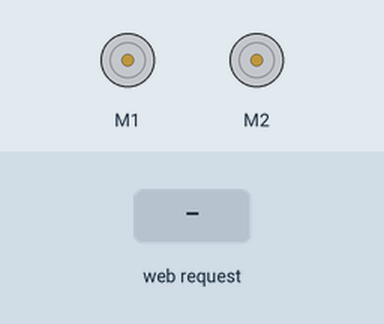
Recording of a sketch running on a simulated ESP32. Parts: 2 × DC motor (green arrow = forward, orange = backward, longer = faster). Inputs (shaded band) come from the test bench. Storage starts empty; what the sketch prints to the serial monitor is not drawn.

Above: at 1.2 s.
1.3 s: HTTP request GET /setMotors received
2.8 s: HTTP request GET /setMotors?motorState=R received
At 3.2 s:
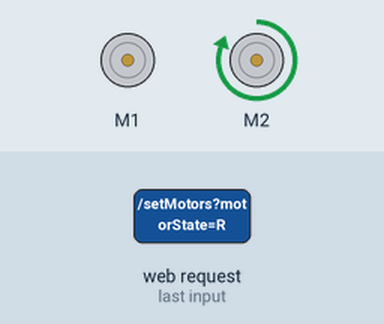
4.8 s: HTTP request GET /setMotors?motorState=L received
At 5.2 s:
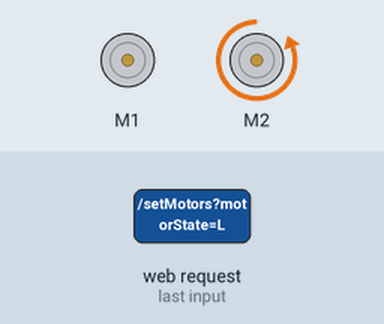
6.8 s: HTTP request GET /setMotors?motorState=U received
At 8.2 s:
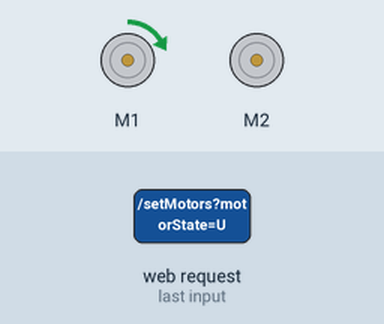
9.8 s: HTTP request GET /setMotors?motorState=D received
At 10.4 s:
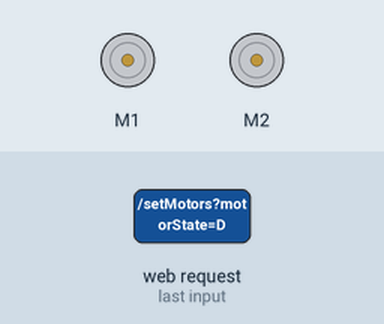
Timing chart, 0 to 12.3 s (numbered marks = the images above; inputs shaded):
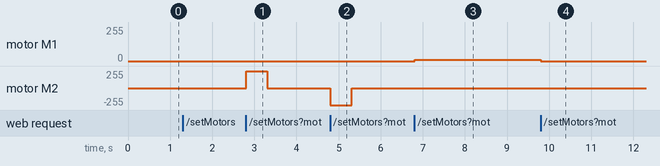

Measured:
- after the input at 2.8 s, motor M2: stopped → forward 255/255 at once, → stopped 0.50 s later
- after the input at 4.8 s, motor M2: stopped → backward 255/255 at once, → stopped 0.50 s later
- after the input at 6.8 s, motor M1: stopped → forward 10/255 at once
- after the input at 9.8 s, motor M1: forward 10/255 → stopped at once

The sketch:

huge_robot_esp32.ino
```cpp
#include <WiFiClient.h>
#include <ESP32WebServer.h>
#include <WiFi.h>
#include <SPIFFS.h>
#include <SabertoothSimplified.h>

SabertoothSimplified ST(Serial2); // use TX2 for communication with the Sabertooth

const char* ssid = "Robot";
const char* password = "123456789";

int driveSpeed = 0;
int speedIncrement = 5;
int steerDelay = 500;

ESP32WebServer server(80);  //Default port number

void handleRoot()
{
  File myFile = SPIFFS.open("/index.html");
  if (myFile)
  {
    size_t sent = server.streamFile(myFile, "text/html");
    myFile.close();
  }
  else
    Serial.println("Error opening index.html");
}

void handleMotors()
{
  String motorState = "OFF";
  String t_state = server.arg("motorState");

  if (t_state.startsWith("U")) //Drive Forward (UP Arrow)
  {
    Serial.println("Forwards");
    driveSpeed += speedIncrement;
  }
  else if (t_state.startsWith("D")) //Reverse (DOWN Arrow)
  {
    Serial.println("Backwards");
    driveSpeed -= speedIncrement;
  }
  else if (t_state.startsWith("R")) //Turn Right (Right Arrow)
  {
    Serial.println("Right");
    ST.motor(2, 127);
    delay(steerDelay);
    ST.motor(2, 0);
  }
  else if (t_state.startsWith("L")) //Turn Left (LEFT Arrow)
  {
    Serial.println("Left");
    ST.motor(2, -127);
    delay(steerDelay);
    ST.motor(2, 0);
  }
  else if (t_state.startsWith("E")) //E-Stop (Space Bar)
  {
    Serial.println("E-Stop");
    driveSpeed = 0;
  }

  if (driveSpeed > 127)
    driveSpeed = 127;
  if (driveSpeed < -127)
    driveSpeed = -127;

  // Update Sabertooth
  Serial.print("Drive Speed: ");
  Serial.print(driveSpeed);

  ST.motor(1, driveSpeed);

  server.send(200, "text/plain", motorState); //Send web page
}

void handleNotFound()
{
  server.send(404, "text/plain", "File Not Found\n\n");
}

void setup() {
  Serial.begin(9600); // for debugging
  Serial2.begin(9600); // for Sabertooth communication

  // Start access point
  WiFi.softAP(ssid, password);
  // Print our IP address
  Serial.println();
  Serial.print("My IP address: ");
  Serial.println(WiFi.softAPIP());
  Serial.println();

  server.on("/", handleRoot);
  server.on("/setMotors", handleMotors);
  server.onNotFound(handleNotFound);
  server.begin(); //Start the web server
  Serial.println("HTTP server started");

  Serial.print("Initializing SPIFFS...");
  if (!SPIFFS.begin(true)) {
    Serial.println("An Error has occurred while mounting SPIFFS");
    while (true) {
      /*loop indefinitely*/
    }
  }
  Serial.println("initialization done.");
}

void loop() {
  server.handleClient();
}
```
